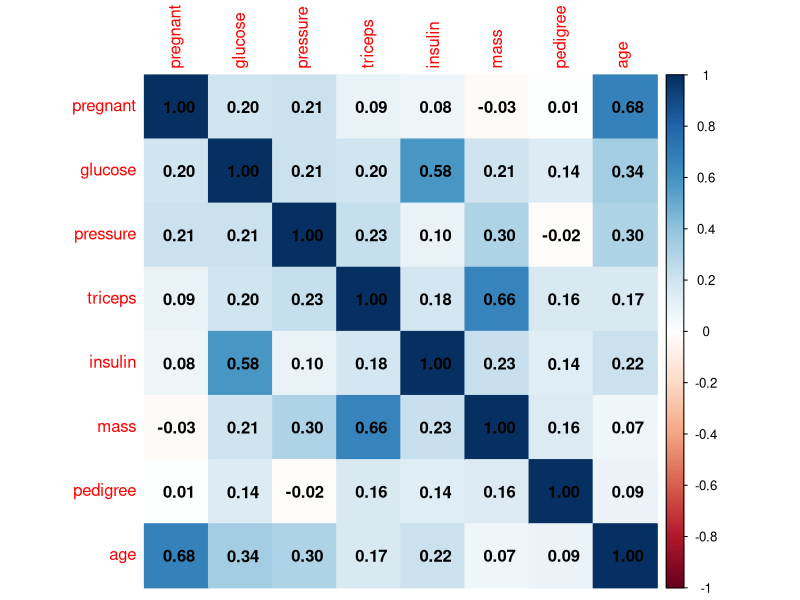
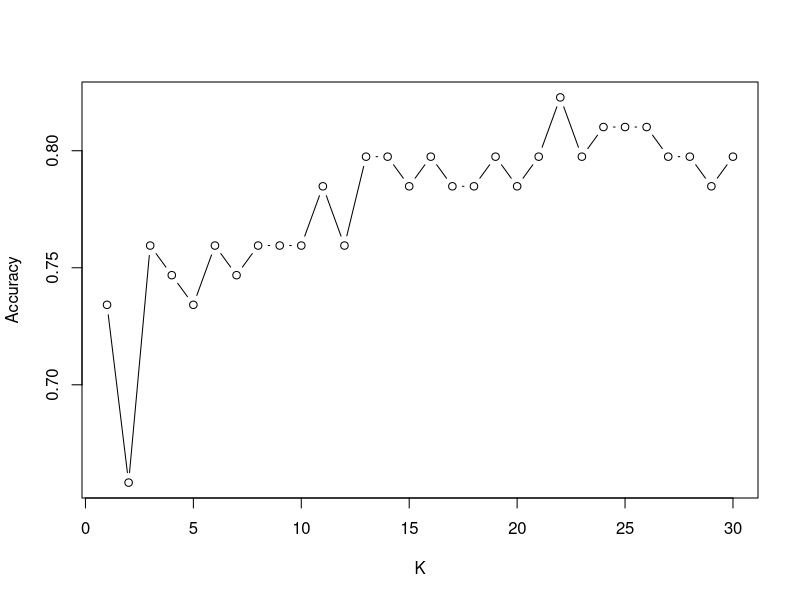

Reproduce these figures in R, in order.
library(mlbench)
library(dplyr)
library(corrplot)
library(e1071)
library(class)

#view data
data(PimaIndiansDiabetes2,package="mlbench")
raw<-PimaIndiansDiabetes2
dim(raw)
summary(raw)
str(raw)

#modify diabetes values
raw$diabetes<-as.numeric(raw$diabetes)
raw[raw$diabetes=="1", "diabetes"]<-0
raw[raw$diabetes=="2", "diabetes"]<-1

#removing incomplete cases
raw2 <-raw[complete.cases(raw),]
raw3=raw2[1:8]
#visualise correlation between predictor variables
corrplot(cor(raw3),method="color",addCoef.col = "black",number.cex = 1)
#convert diabetes back to factor variable
raw2$diabetes<-as.factor(raw2$diabetes)

#view complete cases
dia=raw2
dim(dia)
str(dia)
summary(dia)
#we can see that we have 262 records for non-diabetic class and 130 records for diabetic class.

#Normalize the numeric variables
nor <-function(x) { (x -min(x))/(max(x)-min(x)) }
dia[,1:8] <- sapply(dia[,1:8], nor)
                    
#split data
set.seed(100)
training.idx <- sample(1: nrow(dia), size=nrow(dia)*0.8)
train.data <-dia[training.idx, ]
test.data <- dia[-training.idx, ]

#logistic regression
set.seed(101)
mlogit <- glm(diabetes~., data = train.data, family = "binomial")
summary(mlogit)

Pred.p <-predict(mlogit, newdata =test.data, type = "response")
y_pred_num <-ifelse(Pred.p > 0.5, 1, 0)
y_pred <-factor(y_pred_num, levels=c(0, 1))

#Accuracy of the classification
mean(y_pred ==test.data$diabetes)
#Create the confusion matrix 
tab <-table(y_pred,test.data$diabetes)
print(tab)


#SVM classification

#SVM classification with linear kernel
set.seed(103)
m.svm<-svm(diabetes~., data=train.data, kernel="linear")
summary(m.svm)

#predict newdata in test set
pred.svm <- predict(m.svm, newdata=test.data[,1:9])
#evaluate classification performance and check accuracy
table(pred.svm, test.data$diabetes)
mean(pred.svm==test.data$diabetes)

#SVM classification with radial kernel
set.seed(103)
m.svm.tune<-tune.svm(diabetes~., data=train.data, kernel="radial", cost=10^(-1:2), gamma=c(.1,.5,1,2))
summary(m.svm.tune)

#confusion matrix and accuracy
best.svm = m.svm.tune$best.model
pred.svm.tune = predict(best.svm, newdata=test.data[,1:9])
table(pred.svm.tune, test.data$diabetes)
mean(pred.svm.tune ==test.data$diabetes)
#classification accuracy with linear kernel is better

#kNN classification
set.seed(104)
#try k=5 first
knn1<-knn(train.data[,1:8], test.data[,1:8], cl=train.data$diabetes, k=5)
mean(knn1 ==test.data$diabetes)
table(knn1,test.data$diabetes)

#Find best value of k for the best accuracy
ac<-rep(0, 30)
for(i in 1:30){
  set.seed(104)
  knn.i<-knn(train.data[,1:8], test.data[,1:8], cl=train.data$diabetes, k=i)
  ac[i]<-mean(knn.i ==test.data$diabetes) 
  cat("k=", i, " accuracy=", ac[i], "\n")
} 

#Accuracy plot
plot(ac, type="b", xlab="K",ylab="Accuracy")
set.seed(105)
knn2<-knn(train.data[,1:8], test.data[,1:8], cl=train.data$diabetes, k=25)
#we choose k=25 because it is an odd number and avoids tied votes
mean(knn2 ==test.data$diabetes) 
#confusion matrix
table(knn2,test.data$diabetes)
